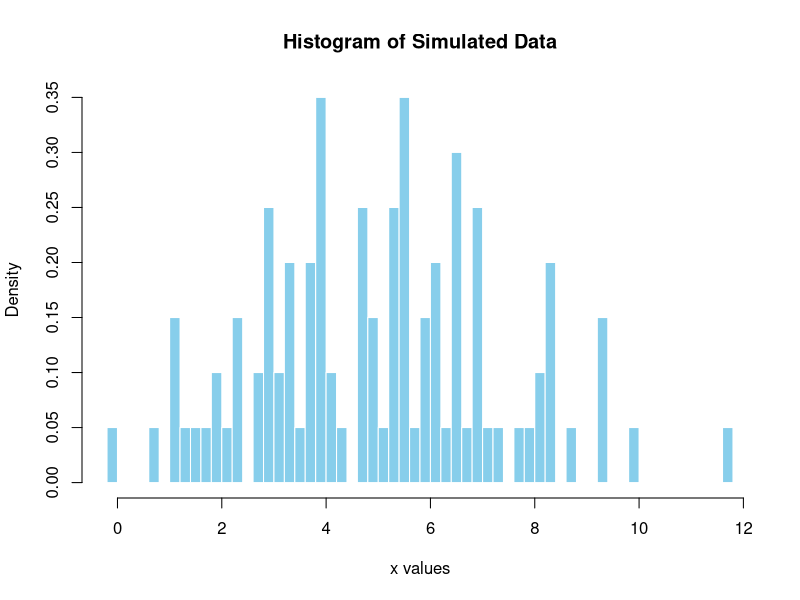
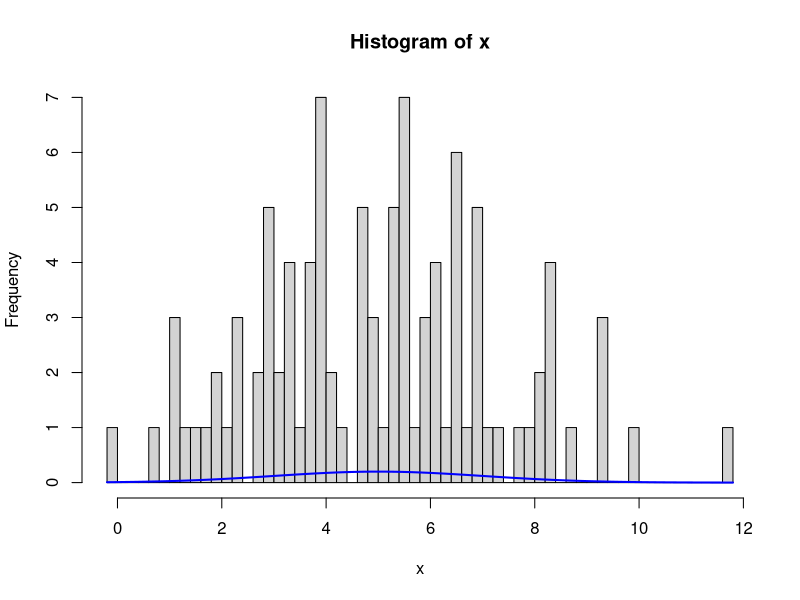

Recreate these plots in R, in order.

## Question i

mu <- 5
sigma_2 <- 4
sigma <- sqrt(sigma_2)
n <- 100

set.seed(1001)
x <- rnorm(n, mean = mu, sd = sigma)

# Save histogram object (does not plot automatically)
plt <- hist(x, breaks = 50, col = "skyblue", main = "Histogram of Simulated Data",
            xlab = "x values", border = "white", freq = FALSE)
plot(plt)

curve(dnorm(x, mean = mu, sd = sigma), col = "blue", lwd = 2, add = TRUE)


## Question ii

m0 <- 0
v0_sq <- 1e6
a <- 0.01
b <- 0.01

## Question iii

#sampler setting
n_iter <- 10000
burn_in <- 2000

#storeage for mu and tao 
mu_samples <- numeric(n_iter)
tau_samples <- numeric(n_iter)

#init tao
tau_current <- 1 / var(x)  # start with reasonable value

# Precompute quantities
x_bar <- mean(x)

for (t in 1:n_iter) {
  var_mu <- 1 / (tau_current * n + 1 / v0_sq)
  mean_mu <- var_mu * (tau_current * n * x_bar + m0 / v0_sq)
  mu_current <- rnorm(1, mean = mean_mu, sd = sqrt(var_mu))

  # Sample tau | mu
  shape_tau <- a + n / 2
  rate_tau <- b + sum((x - mu_current)^2) / 2
  tau_current <- rgamma(1, shape = shape_tau, rate = rate_tau)

  # Store samples
  mu_samples[t] <- mu_current
  tau_samples[t] <- tau_current
}

